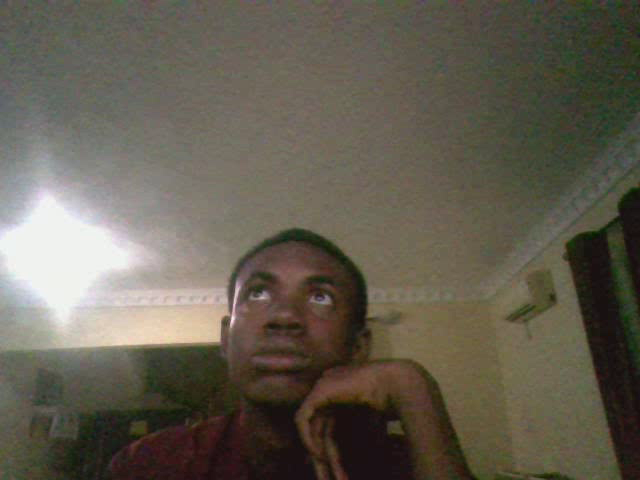
#> input picture frame 60 of 28-09-2021-21-07-18.mp4, 640 x 480 px, given in place of the camera
$ python program.py
#> lines starting #> are read from the running program, lines starting #| are printed output that depends on the picture; after the words box and inside, x2 and y2 are one past the last pixel; in counts of white or black regions, pixels touching at a corner belong together
import cv2 as cv
import datetime
import time

cam = cv.VideoCapture(0)

faceCascade = cv.CascadeClassifier(cv.data.haarcascades + 'haarcascade_frontalface_default.xml')
bodyCascade = cv.CascadeClassifier(cv.data.haarcascades + 'haarcascade_fullbody.xml')

detection = False
detectionTime =None
startedTimer = False
recordTimeAfterDetection = 3

currentTime = datetime.datetime.now().strftime("%d-%m-%Y-%H-%M-%S")

frameSize = (int(cam.get(3)), int(cam.get(4)))
four_cc = cv.VideoWriter_fourcc(*'mp4v')

while True:
    success, frame = cam.read()
#> frame is the input picture: shape (480, 640, 3); mean B, G, R 80.3, 93.4, 99.3

    greyConvert = cv.cvtColor(frame, cv.COLOR_BGR2GRAY)
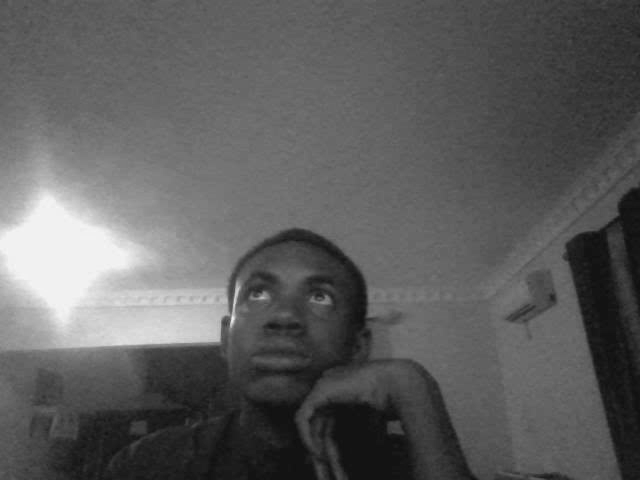
#> greyConvert: shape (480, 640); min 12, max 247, mean 93.7
    foundFaces = faceCascade.detectMultiScale(greyConvert , 1.3, 5)
#> foundFaces = [[227, 236, 126, 126]]
    foundBodies = bodyCascade.detectMultiScale(greyConvert, 1.3, 5)
#> foundBodies = ()

    if len(foundFaces) + len(foundBodies):
        if detection:
            startedTimer = False

        else:
            detection = True
            output = cv.VideoWriter(f"{currentTime}.mp4", four_cc, 20, frameSize)
            print('Recording started')

    elif detection:
        if startedTimer:
            if time.time() - detectionTime >= recordTimeAfterDetection:
                detection = False
                startedTimer = False
                output.release()
                print('Stop Recording')

            else:
                startedTimer = True
                detectionTime= time.time()

    if detection:
        output.write(frame)

    for (x, y, width, height) in foundFaces:
        cv.rectangle(frame, (x,y), (x+width, y+height), (255,0,0), 2)
#> this loop made 1 pass
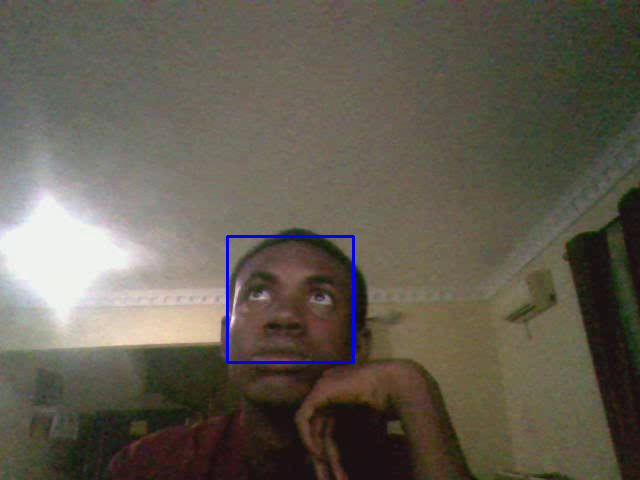
#> frame: shape (480, 640, 3); 0.49% of pixels changed, all inside (x1, y1, x2, y2) = (226, 235, 355, 364)

    cv.imshow('video',frame)
    if cv.waitKey(1) & 0xFF == ord('q'):
#> (key q is pressed here)
        break
output.release()
cam.release()
cv.destroyAllWindows()

$ run again, starting later in the video
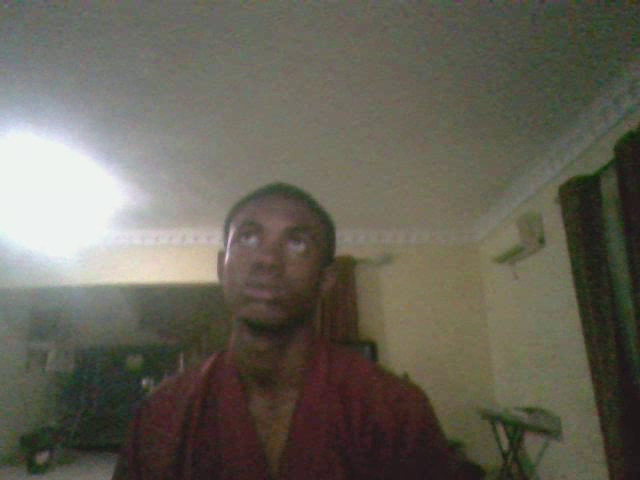
#> input picture frame 485 of 28-09-2021-21-07-18.mp4, 640 x 480 px, given in place of the camera
#> frame is the input picture: shape (480, 640, 3); mean B, G, R 87.1, 98.5, 102
#> `greyConvert = cv.cvtColor(frame, cv.COLOR_BGR2GRAY)`:
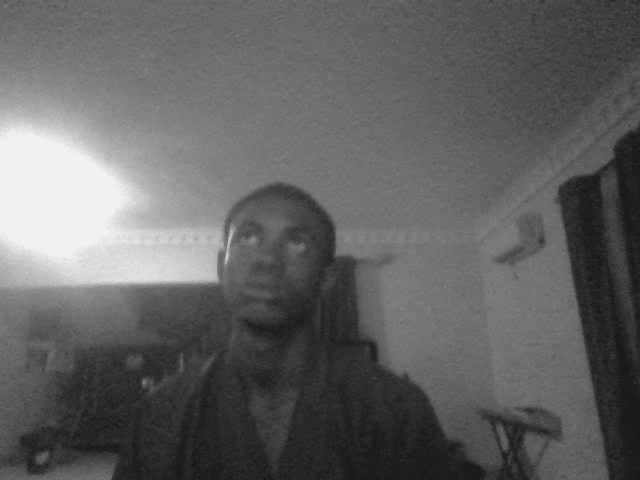
#> greyConvert: shape (480, 640); min 19, max 245, mean 98.2
#> foundFaces = [[222, 197, 92, 92]]
#> foundBodies = ()
#> the loop `for (x, y, width, height) in foundFaces:` made 1 pass
#> after the loop `for (x, y, width, height) in foundFaces:`:
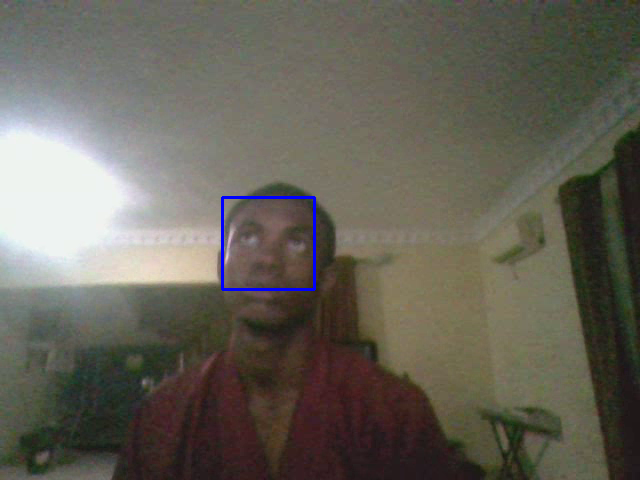
#> frame: shape (480, 640, 3); 0.36% of pixels changed, all inside (x1, y1, x2, y2) = (221, 196, 316, 291)
